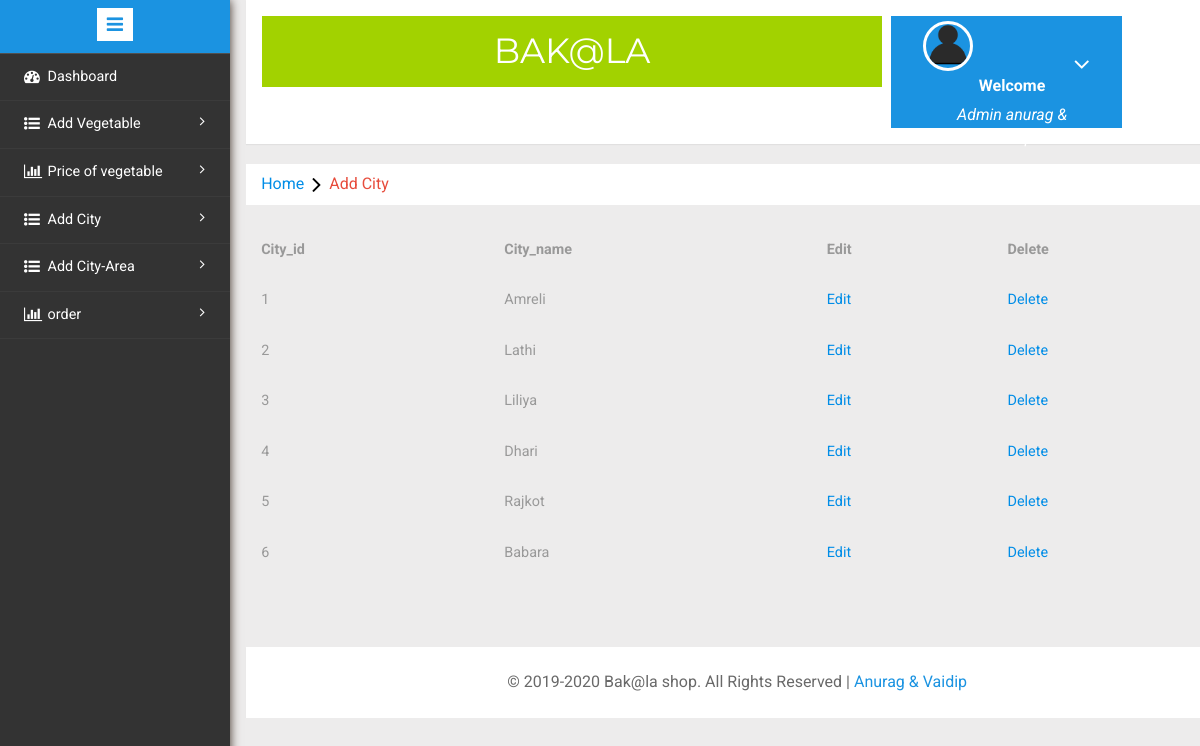
Screenshot of /admin/manage-city.php (signed in) with the database file from the repository.
### tables this page shows
CREATE TABLE IF NOT EXISTS `city` (
  `city_id` int(5) NOT NULL AUTO_INCREMENT,
  `city_name` varchar(20) NOT NULL,
  PRIMARY KEY (`city_id`)
);

### admin/manage-city.php (the view, shortened to what this page needs)
<?php
include('same.php');
if(strlen($_SESSION['admin_nm'])==0)
	{
header('location:index.php');
}
else{
?>
<!doctype html>
<html>
<head>
    <link href="css/bootstrap.min.css" rel='stylesheet' type='text/css' />
    <link href="css/style.css" rel='stylesheet' type='text/css' />
    <link rel="stylesheet" href="css/morris.css" type="text/css"/>
    <link href="css/font-awesome.css" rel="stylesheet">
    <link rel="stylesheet" href="css/icon-font.min.css" type='text/css' />
</head>
<body>
   <div class="page-container">
<div class="left-content">
	   <div class="mother-grid-inner">
<?php include('header.php');?>
				</div>
	<ol class="breadcrumb">
                <li class="breadcrumb-item"><a href="panel.php">Home</a><i class="fa fa-angle-right"></i>Add City</li>
            </ol>
<table class="table table-responsive">
    <tr>
        <th>City_id</th>
        <th>City_name</th>
        <th>Edit</th>
        <th>Delete</th>
    </tr>
    <tr>
        <?php
            $qry="select city_id,city_name from city";
            $v=mysql_query($qry,$con);
            while($r=mysql_fetch_array($v))
            {
        ?>
        <td><?php echo $r[0]; ?></td>
        <td><?php echo $r[1]; ?></td>
        <td><a href="edit_city_by_link.php?t=<?php echo $r[0]; ?>">Edit</td>
        <td><a href="delete_city_by_link.php?t=<?php echo $r[0]; ?>">Delete</td>
    </tr>
    <?php  } ?>
</table>
</body>
</html>
<?php include('footer.php');?>
					<?php include('sidebarmenu.php');?>
							  <div class="clearfix"></div>
<?php } ?>

### rows the page displays
city: city_id "1", city_name "Amreli"
city: city_id "2", city_name "Lathi"
city: city_id "3", city_name "Liliya"
city: city_id "4", city_name "Dhari"
city: city_id "5", city_name "Rajkot"
city: city_id "6", city_name "Babara"
